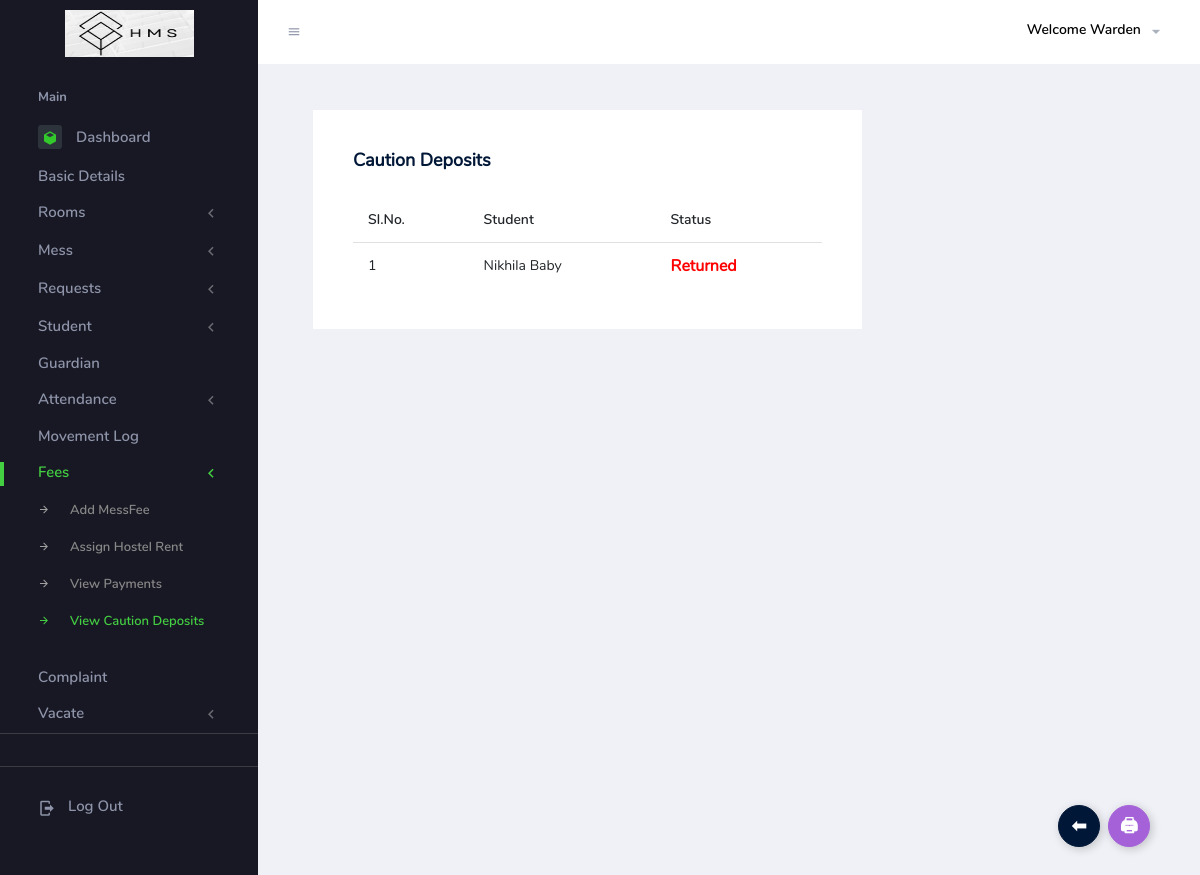
/Warden/viewCautionDeposits.php (signed in), run on an earlier commit of the app's database.
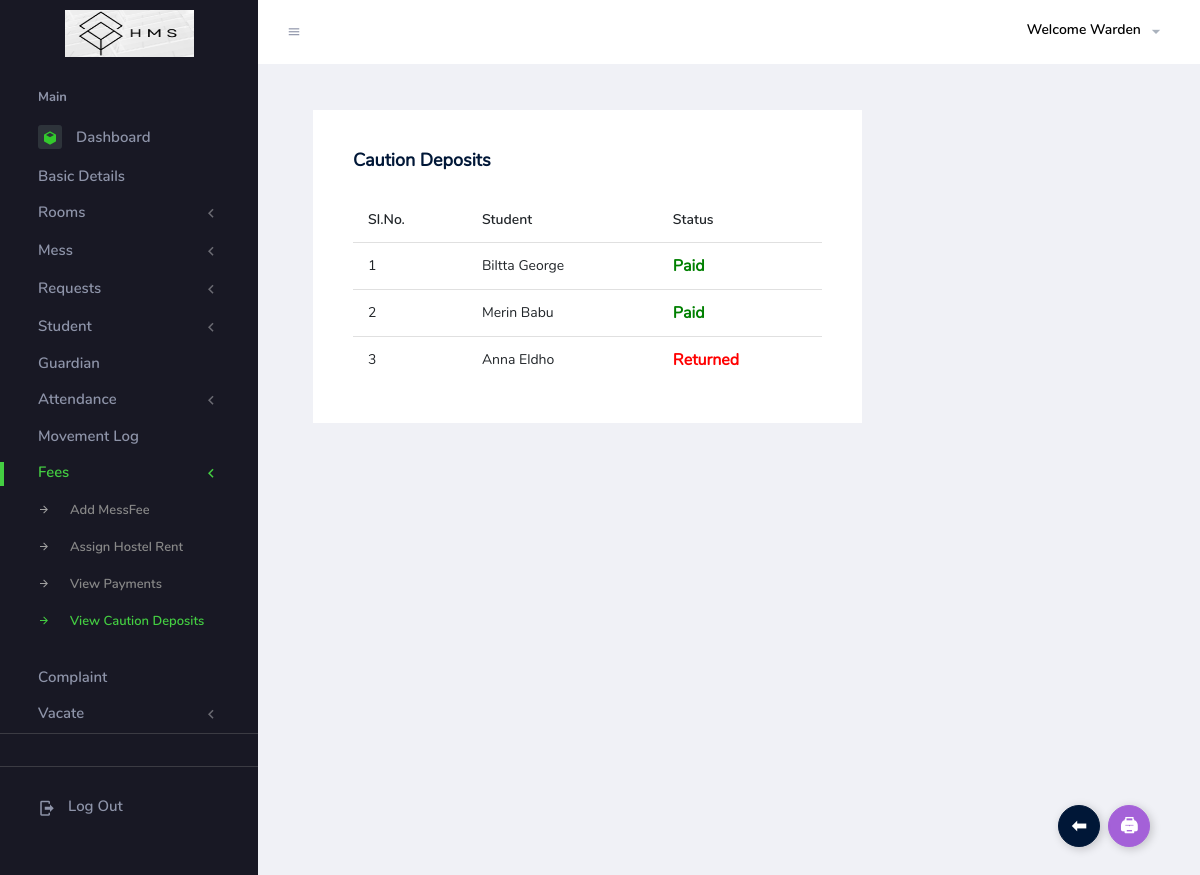
And on a later commit of the database.
### tables this page shows
CREATE TABLE `tbl_student` (
  `user_id` varchar(20) NOT NULL,
  `verification_status` int(11) NOT NULL,
  `student_firstname` varchar(20) NOT NULL,
  `student_middlename` varchar(20) NOT NULL,
  `student_lastname` varchar(20) NOT NULL,
  `student_dob` date NOT NULL,
  `student_gender` varchar(20) NOT NULL,
  `student_country` varchar(20) NOT NULL,
  `student_district` varchar(20) NOT NULL,
  `student_city` varchar(20) NOT NULL,
  `student_housename` varchar(20) NOT NULL,
  `student_pincode` int(11) NOT NULL,
  `student_contact` varchar(10) NOT NULL,
  `student_photo` varchar(100) NOT NULL,
  `student_proof` varchar(100) NOT NULL,
  `student_doj` date NOT NULL,
  `caution_deposit_status` int(11) NOT NULL,
  `caution_payed_date` date DEFAULT NULL
);

### Warden/viewCautionDeposits.php (the view, shortened to what this page needs)
<!DOCTYPE html>
<html lang="en">
<head>
    <link rel="stylesheet" href="../Assets/Template/Warden/vendors/mdi/css/materialdesignicons.min.css">
    <link rel="stylesheet" href="../Assets/Template/Warden/vendors/flag-icon-css/css/flag-icon.min.css">
    <link rel="stylesheet" href="../Assets/Template/Warden/vendors/css/vendor.bundle.base.css">
    <link rel="stylesheet" href="../Assets/Template/Warden/vendors/font-awesome/css/font-awesome.min.css" />
    <link rel="stylesheet" href="../Assets/Template/Warden/vendors/bootstrap-datepicker/bootstrap-datepicker.min.css">
    <link rel="stylesheet" href="../Assets/Template/Warden/css/style.css">
</head>
<body>
    <?php
    include("SessionValidator.php");
    ?>
    <div class="container-scroller">
        <?php include("header.php"); ?>
        <div class="container-fluid page-body-wrapper">
            <?php include("sidebar.php"); ?>
            <div class="main-panel">
                <div class="content-wrapper">
                    <div class="col-lg-8 grid-margin stretch-card">
                        <div class="card">
                            <div class="card-body">
                                <h4 class="card-title">Caution Deposits</h4>
                                <form id="form1" name="form1" method="post" action="">
                                <table class="table table-hover">
                                    <thead>
                                        <tr>
                                        <th>Sl.No.</th>
                                        <th>Student</th>
                                        <th>Status</th>
                                        </tr>
                                    </thead>
                                    <tbody>
                                    <?php
    $selRequest="select * from tbl_student order by verification_status,student_firstname ";
    $row=$con->query($selRequest);
      $i=0;
      while($data=$row->fetch_assoc())
      {
        $i++;
        ?>
        <tr>
          <td><?php echo $i?></td>
          <td><?php echo $data["student_firstname"]." ".$data["student_middlename"]." ".$data["student_lastname"]?></td>
            <td><?php
            if($data["caution_deposit_status"]==0) {
                ?><div style="color:red;font-weight: bold;font-size: 16px;"><?php echo "Not Paid";?></div><?php
            }else{
                if($data["verification_status"]==4){
                    ?><div style="color:red;font-weight: bold;font-size: 16px;";><?php echo "Returned";?></div><?php
                }
                else{
                    ?><div style="color:green;font-weight: bold;font-size: 16px;";><?php echo "Paid";?></div><?php
                }
            }?>
            </td>
        </tr>
        <?php
      }
    ?>
                                    </tbody>
                                </table>
                                </form>
                            </div>
                        </div>
<button class="btn btn-info btn-rounded btn-icon front-button" onclick="printPage()">🖨</button>
                        <button class="btn btn-dark btn-rounded btn-icon back-button" onclick="goBack()">⬅</button>
                    </div>
                </div>
            </div>
        </div>
    </div>
</body>
</html>

What changed in the data, as far as the page shows it:
changed tbl_student: student_firstname "Nikhila" → "Biltta"; student_lastname "Baby" → "George"; verification_status "Returned" → "Paid"
added tbl_student: student_firstname "Merin", student_lastname "Babu", caution_deposit_status "Paid"
added tbl_student: student_firstname "Anna", student_lastname "Eldho", caution_deposit_status "Returned"
